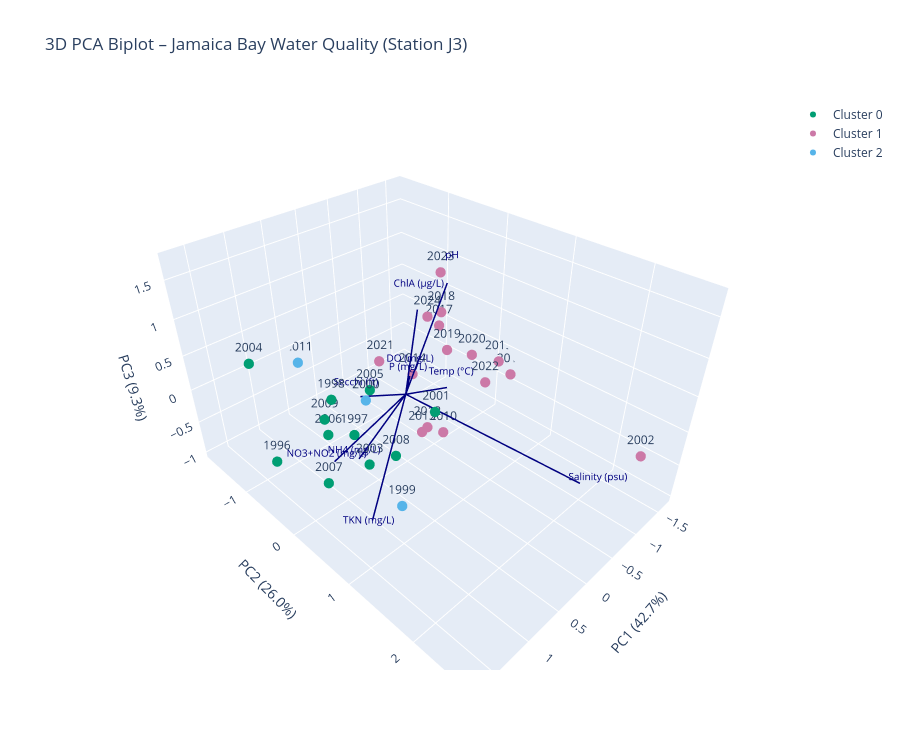

Notebook cell for this chart:
### Code cell
cluster_colors = {0: '#009E73', 1: '#CC79A7', 2: '#56B4E9'}
cluster_labels = {0: 'Cluster 0', 1: 'Cluster 1', 2: 'Cluster 2'}
scale = 2.5

fig = go.Figure()

# Year scatter points colored by cluster
for cluster_id, color in cluster_colors.items():
    mask = feature_means_pca_df['Cluster'] == cluster_id
    subset = pca3_df[mask]
    fig.add_trace(go.Scatter3d(
        x=subset['PC1'], y=subset['PC2'], z=subset['PC3'],
        mode='markers+text',
        text=[str(y) for y in subset.index],
        textposition='top center',
        marker=dict(size=6, color=color),
        name=cluster_labels[cluster_id]
    ))

# Loading arrows
for i, name in enumerate(feature_names_short):
    lx, ly, lz = loadings3[i, 0] * scale, loadings3[i, 1] * scale, loadings3[i, 2] * scale
    fig.add_trace(go.Scatter3d(
        x=[0, lx], y=[0, ly], z=[0, lz],
        mode='lines',
        line=dict(color='navy', width=3),
        showlegend=False
    ))
    fig.add_trace(go.Scatter3d(
        x=[lx * 1.1], y=[ly * 1.1], z=[lz * 1.1],
        mode='text',
        text=[name],
        textfont=dict(color='navy', size=10),
        showlegend=False
    ))

fig.update_layout(
    title='3D PCA Biplot – Jamaica Bay Water Quality (Station J3)',
    scene=dict(
        xaxis_title=f'PC1 ({ev3[0]*100:.1f}%)',
        yaxis_title=f'PC2 ({ev3[1]*100:.1f}%)',
        zaxis_title=f'PC3 ({ev3[2]*100:.1f}%)',
    ),
    width=900,
    height=750
)

fig.show()
fig.write_html('j3_pca_3d.html')

### Figure 1 — Plotly figure (JSON) as saved in the notebook; plotly's stock layout.template omitted (floating-point values rounded to 4 significant figures)
{"data": [{"marker": {"color": "#009E73", "size": 6}, "mode": "markers+text", "name": "Cluster 0", "text": ["1996", "1997", "1998", "2001", "2003", "2004", "2005", "2006", "2007", "2008", "2009"], "textposition": "top center", "type": "scatter3d", "x": [1.624, 1.177, 1.361, 0.6371, 1.078, 1.419, 0.3876, 1.102, 1.04, 0.6435, 1.07], "y": [-0.4538, 0.4613, 0.3705, 1.127, 0.5607, -1.099, -0.2113, -0.1321, -0.3253, 0.5078, -0.2183], "z": [-0.3583, 0.3107, 0.8233, 0.687, -0.1065, 0.5987, 0.1536, -0.07696, -1.002, -0.282, 0.08153]}, {"marker": {"color": "#CC79A7", "size": 6}, "mode": "markers+text", "name": "Cluster 1", "text": ["2002", "2010", "2012", "2013", "2014", "2015", "2016", "2017", "2018", "2019", "2020", "2021", "2022", "2023", "2024"], "textposition": "top center", "type": "scatter3d", "x": [-0.9616, -0.3365, -0.3099, 0.04029, -0.5827, -1.61, -1.661, -1.275, -1.317, -1.109, -1.381, -0.5929, -0.7962, -0.8589, -0.7708], "y": [2.663, 0.3211, 0.06126, 0.3212, -0.4925, 0.1341, 0.3133, -0.6786, -0.6807, -0.3645, -0.1553, -1.18, 0.5858, -0.2586, -0.3983], "z": [0.05114, -0.6043, -0.6549, -0.3835, -0.219, -0.2026, -0.3549, 0.165, 0.3559, -0.01691, -0.1232, -0.3385, 0.076, 1.254, 0.6194]}, {"marker": {"color": "#56B4E9", "size": 6}, "mode": "markers+text", "name": "Cluster 2", "text": ["1999", "2000", "2011"], "textposition": "top center", "type": "scatter3d", "x": [0.984, 0.6625, 0.3356], "y": [0.9688, 0.04601, -1.793], "z": [-0.5172, 0.2793, -0.2151]}, {"line": {"color": "navy", "width": 3}, "mode": "lines", "showlegend": false, "type": "scatter3d", "x": [0, -0.6294], "y": [0, 0.09915], "z": [0, -0.1659]}, {"mode": "text", "showlegend": false, "text": ["Temp (°C)"], "textfont": {"color": "navy", "size": 10}, "type": "scatter3d", "x": [-0.6923], "y": [0.1091], "z": [-0.1825]}, {"line": {"color": "navy", "width": 3}, "mode": "lines", "showlegend": false, "type": "scatter3d", "x": [0, 0.3125], "y": [0, 0.4151], "z": [0, 0.6247]}, {"mode": "text", "showlegend": false, "text": ["DO (mg/L)"], "textfont": {"color": "navy", "size": 10}, "type": "scatter3d", "x": [0.3437], "y": [0.4567], "z": [0.6871]}, {"line": {"color": "navy", "width": 3}, "mode": "lines", "showlegend": false, "type": "scatter3d", "x": [0, -0.9411], "y": [0, 2.017], "z": [0, -0.7657]}, {"mode": "text", "showlegend": false, "text": ["Salinity (psu)"], "textfont": {"color": "navy", "size": 10}, "type": "scatter3d", "x": [-1.035], "y": [2.219], "z": [-0.8422]}, {"line": {"color": "navy", "width": 3}, "mode": "lines", "showlegend": false, "type": "scatter3d", "x": [0, -0.3456], "y": [0, 0.3415], "z": [0, 1.506]}, {"mode": "text", "showlegend": false, "text": ["pH"], "textfont": {"color": "navy", "size": 10}, "type": "scatter3d", "x": [-0.3802], "y": [0.3756], "z": [1.657]}, {"line": {"color": "navy", "width": 3}, "mode": "lines", "showlegend": false, "type": "scatter3d", "x": [0, 0.3946], "y": [0, -0.3915], "z": [0, -0.03412]}, {"mode": "text", "showlegend": false, "text": ["Secchi (ft)"], "textfont": {"color": "navy", "size": 10}, "type": "scatter3d", "x": [0.4341], "y": [-0.4306], "z": [-0.03753]}, {"line": {"color": "navy", "width": 3}, "mode": "lines", "showlegend": false, "type": "scatter3d", "x": [0, 0.3931], "y": [0, 0.6324], "z": [0, 1.579]}, {"mode": "text", "showlegend": false, "text": ["ChlA (µg/L)"], "textfont": {"color": "navy", "size": 10}, "type": "scatter3d", "x": [0.4324], "y": [0.6957], "z": [1.737]}, {"line": {"color": "navy", "width": 3}, "mode": "lines", "showlegend": false, "type": "scatter3d", "x": [0, -0.09927], "y": [0, -0.06281], "z": [0, 0.08226]}, {"mode": "text", "showlegend": false, "text": ["P (mg/L)"], "textfont": {"color": "navy", "size": 10}, "type": "scatter3d", "x": [-0.1092], "y": [-0.06909], "z": [0.09048]}, {"line": {"color": "navy", "width": 3}, "mode": "lines", "showlegend": false, "type": "scatter3d", "x": [0, 0.7638], "y": [0, -0.0337], "z": [0, -0.5934]}, {"mode": "text", "showlegend": false, "text": ["NH4 (mg/L)"], "textfont": {"color": "navy", "size": 10}, "type": "scatter3d", "x": [0.8401], "y": [-0.03707], "z": [-0.6528]}, {"line": {"color": "navy", "width": 3}, "mode": "lines", "showlegend": false, "type": "scatter3d", "x": [0, 1.552], "y": [0, 1.148], "z": [0, -0.1888]}, {"mode": "text", "showlegend": false, "text": ["TKN (mg/L)"], "textfont": {"color": "navy", "size": 10}, "type": "scatter3d", "x": [1.707], "y": [1.262], "z": [-0.2077]}, {"line": {"color": "navy", "width": 3}, "mode": "lines", "showlegend": false, "type": "scatter3d", "x": [0, 1.199], "y": [0, 0.07819], "z": [0, -0.2939]}, {"mode": "text", "showlegend": false, "text": ["NO3+NO2 (mg/L)"], "textfont": {"color": "navy", "size": 10}, "type": "scatter3d", "x": [1.319], "y": [0.08601], "z": [-0.3233]}], "layout": {"height": 750, "scene": {"xaxis": {"title": {"text": "PC1 (42.7%)"}}, "yaxis": {"title": {"text": "PC2 (26.0%)"}}, "zaxis": {"title": {"text": "PC3 (9.3%)"}}}, "title": {"text": "3D PCA Biplot – Jamaica Bay Water Quality (Station J3)"}, "width": 900}}
